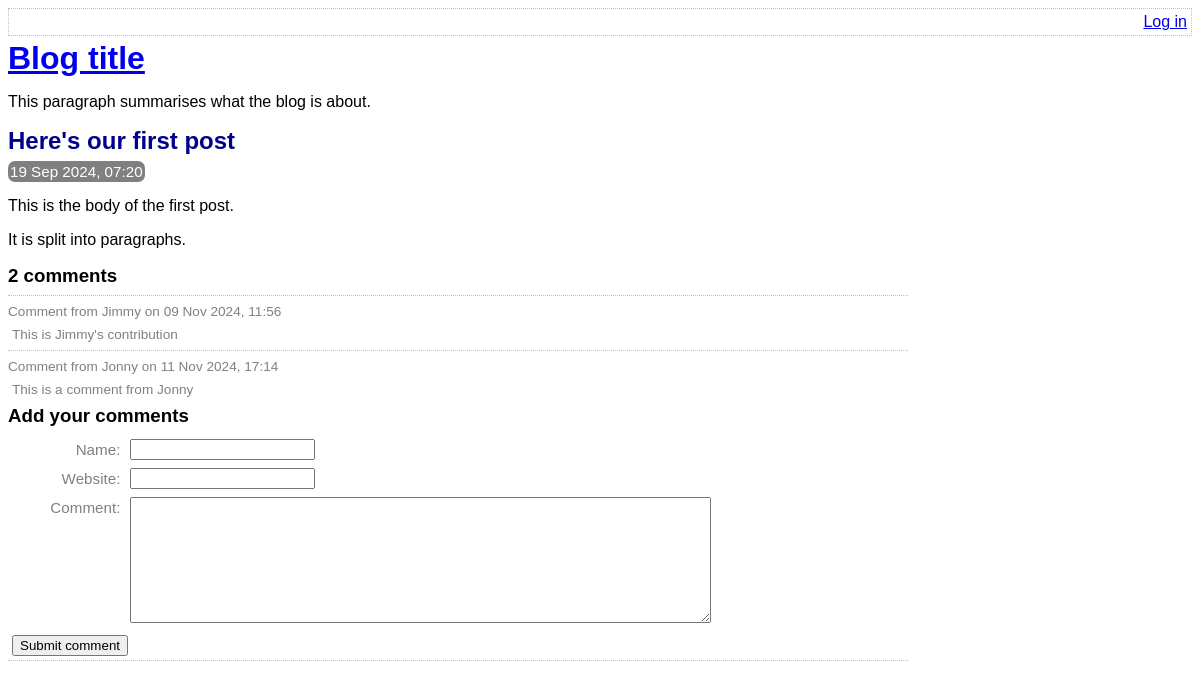
The app's page /view-post.php?post_id=1, older data.
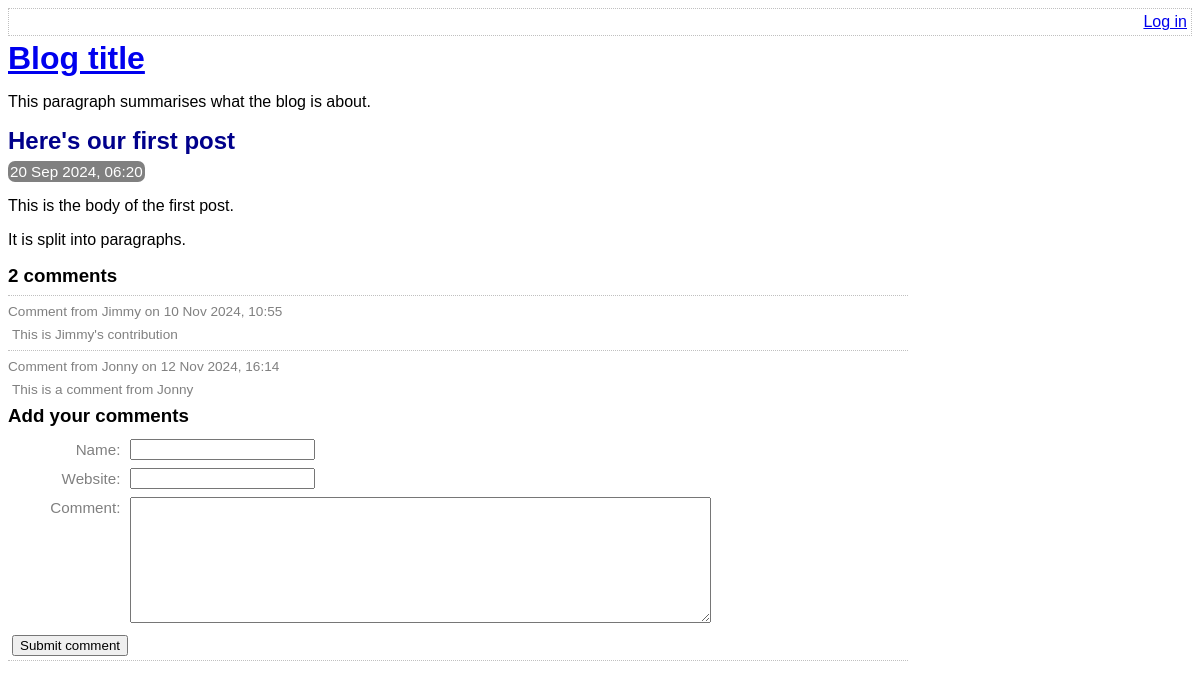
The same page, newer data.
### tables this page shows
CREATE TABLE post (
	id INTEGER PRIMARY KEY AUTOINCREMENT NOT NULL,
	title VARCHAR NOT NULL,
	body VARCHAR NOT NULL,
	user_id INTEGER NOT NULL,
	created_at VARCHAR NOT NULL,
	updated_at VARCHAR,
	FOREIGN KEY (user_id) REFERENCES user(id)
);

CREATE TABLE comment (
	id INTEGER PRIMARY KEY AUTOINCREMENT NOT NULL,
	post_id INTEGER NOT NULL,
	created_at VARCHAR NOT NULL,
	name VARCHAR NOT NULL,
	website VARCHAR,
	text VARCHAR NOT NULL,
	FOREIGN KEY (post_id) REFERENCES post(id)
);

### lib/view-post.php (called while the page is built, shortened)
<?php
function getPostRow(PDO $pdo, $postId)
{
    $stmt = $pdo->prepare(
        'SELECT
            title, created_at, body
        FROM
            post
        WHERE
            id = :id'
    );
    $result = $stmt->execute(
        array('id' => $postId, )
    );
    $row = $stmt->fetch(PDO::FETCH_ASSOC);
    return $row;
}

### view-post.php (the view, shortened to what this page needs)
<?php
require_once 'lib/common.php';
require_once 'lib/view-post.php';
if (isset($_GET['post_id']))
{
    $postId = $_GET['post_id'];
}
else
{
    $postId = 0;
}
$pdo = getPDO();
$row = getPostRow($pdo, $postId);
?>
<!DOCTYPE html>
<html>
    <head>
        <?php require 'templates/head.php' ?>
    </head>
    <body>
        <?php require 'templates/title.php' ?>
        <div class="post">
            <h2>
                <?php echo htmlEscape($row['title']) ?>
            </h2>
            <div class="date">
                <?php echo convertSqlDate($row['created_at']) ?>
            </div>
            <?php echo convertNewlinesToParagraphs($row['body']) ?>
        </div>
        <?php require 'templates/list-comments.php'?>
        <?php require 'templates/comment-form.php' ?>
    </body>
</html>

### lib/common.php (shortened to what this page needs)
<?php
function getRootPath()
{
    return realpath(__DIR__ . '/..');
}
function getDatabasePath()
{
    return getRootPath() . '/data/data.sqlite';
}
function getDsn()
{
    return 'sqlite:' . getDatabasePath();
}
function getPDO()
{
    $pdo = new PDO(getDsn());
    return $pdo;
}
function htmlEscape($html)
{
    return htmlspecialchars($html, ENT_HTML5, 'UTF-8');
}
function convertSqlDate($sqlDate)
{
    $date = DateTime::createFromFormat('Y-m-d H:i:s', $sqlDate);
    return $date->format('d M Y, H:i');
}
function convertNewlinesToParagraphs($text)
{
    $escaped = htmlEscape($text);
    return '<p>' . str_replace("\n", "</p><p>", $escaped) . '</p>';
}
function countCommentsForPost(PDO $pdo, $postId)
{
    $pdo = getPDO();
    $sql = "
        SELECT
            COUNT(*) c
        FROM
            comment
        WHERE
            post_id = :post_id
    ";
    $stmt = $pdo->prepare($sql);
    $stmt->execute(
        array('post_id' => $postId, )
    );
    return (int) $stmt->fetchColumn();
}
function getCommentsForPost(PDO $pdo, $postId)
{
    $pdo = getPDO();
    $sql = "
        SELECT
            id, name, text, created_at, website
        FROM
            comment
        WHERE
            post_id = :post_id
    ";
    $stmt = $pdo->prepare($sql);
    $stmt->execute(
        array('post_id' => $postId, )
    );
    return $stmt->fetchAll(PDO::FETCH_ASSOC);
}

### templates/list-comments.php (shortened to what this page needs)
<form
    method="post"
    class="comment-list"
    action="view-post.php?action=delete-comment&amp;post_id=<?php echo $postId ?>&amp;"
>
    <h3><?php echo countCommentsForPost($pdo, $postId) ?> comments</h3>
    <?php foreach (getCommentsForPost($pdo, $postId) as $comment): ?>
    <div class="comment">
        <div class="comment-meta">
            Comment from
            <?php echo htmlEscape($comment['name']) ?> on <?php echo convertSqlDate($comment['created_at']) ?>
        <div class="comment-body">
            <?php echo convertNewlinesToParagraphs($comment['text']) ?>
        </div>
    </div>
    <?php endforeach ?>
</form>

Row changes from the older to the newer data that the page shows:
changed post "Here's our first post": created_at "19 Sep 2024, 07:20" → "20 Sep 2024, 06:20"
changed comment "Jimmy": created_at "09 Nov 2024, 11:56" → "10 Nov 2024, 10:55"
changed comment "Jonny": created_at "11 Nov 2024, 17:14" → "12 Nov 2024, 16:14"
